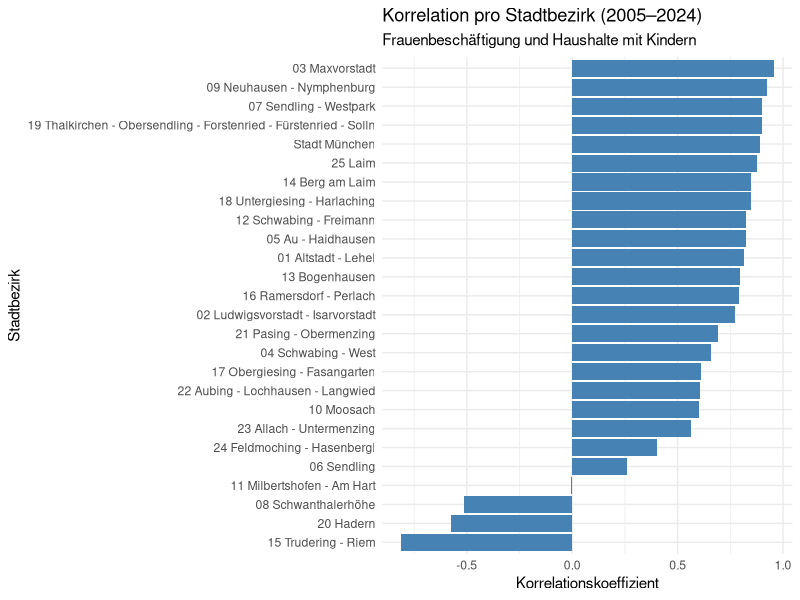

Here is the R script that generated this plot:
library(readxl)
library(dplyr)
library(ggplot2)
ar_sheet <- read_excel("data/raw/export_ar.xlsx", sheet = "ARBEITSMARKT")

df_emp <- ar_sheet %>%
  filter(
    Indikator == "Sozialversicherungspflichtig Beschäftigte - Anteil",
    Ausprägung == "weiblich"
  ) %>%
  mutate(
    Jahr = as.numeric(Jahr),
    emp_female_pct = 100 * `Basiswert 1` / `Basiswert 2`
  ) %>%
  select(Jahr, Raumbezug, emp_female_pct)


be_sheet <- read_excel("data/raw/export_be.xlsx", sheet = "BEVÖLKERUNG")

df_households <- be_sheet %>%
  filter(
    Indikator == "Haushalte mit Kindern",
    Ausprägung == "insgesamt"
  ) %>%
  mutate(
    Jahr = as.numeric(Jahr),
    households_pct = 100 * `Basiswert 1` / `Basiswert 2`,
  ) %>%
  select(Jahr, Raumbezug, households_pct)

df_merged <- df_emp %>%
  inner_join(df_households,
             by = c("Jahr", "Raumbezug"))


df_corr_by_district <- df_merged %>%
  group_by(Raumbezug) %>%
  summarise(
    cor_district = cor(emp_female_pct, households_pct, use = "complete.obs")
  )

ggplot(df_corr_by_district,
       aes(x = reorder(Raumbezug, cor_district), y = cor_district)) +
  geom_col(fill = "steelblue") +
  coord_flip() +
  theme_minimal() +
  labs(
    title = "Korrelation pro Stadtbezirk (2005–2024)",
    subtitle = "Frauenbeschäftigung und Haushalte mit Kindern",
    x = "Stadtbezirk",
    y = "Korrelationskoeffizient"
  )
